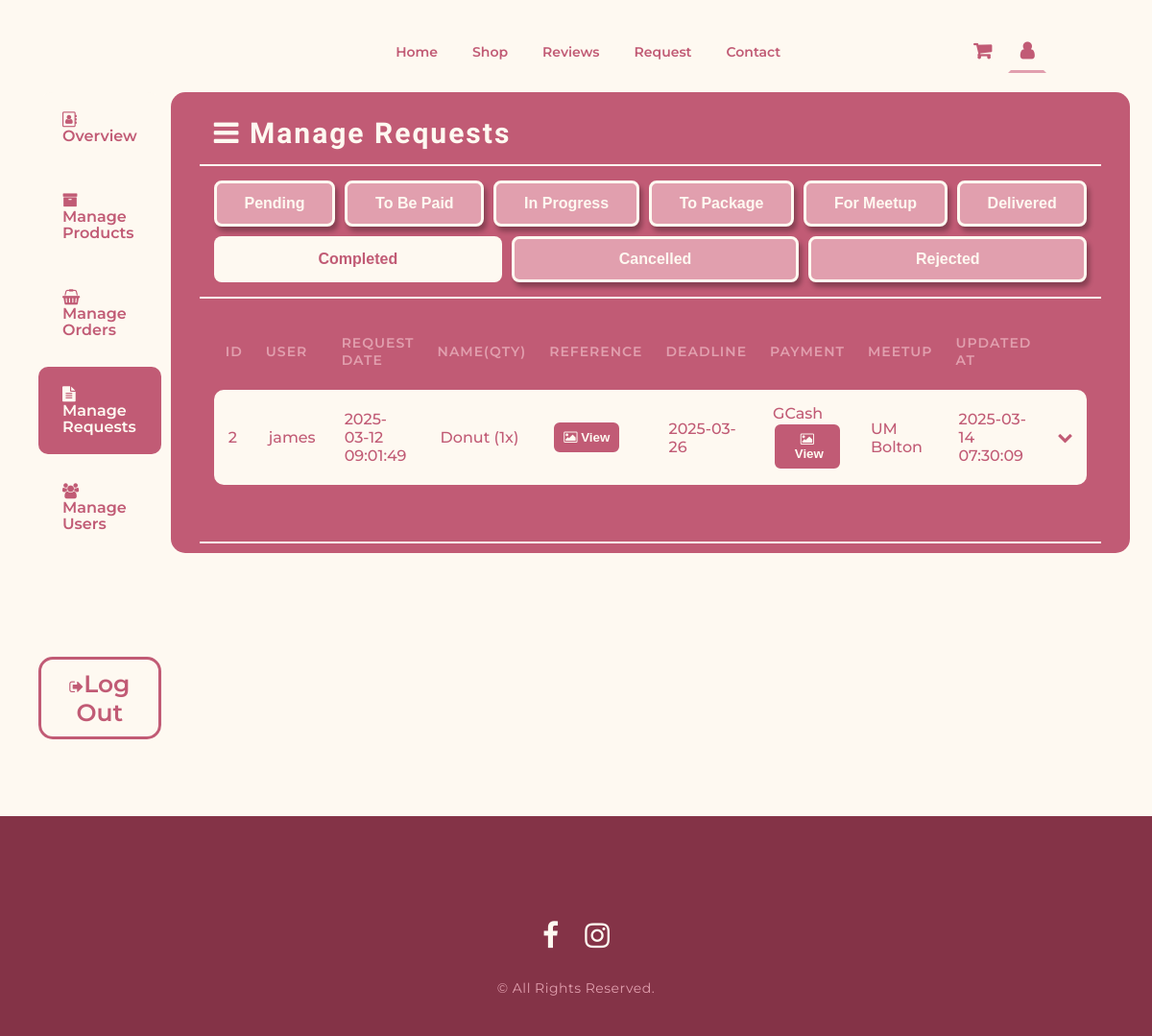
Screenshot of /admin-requests-Completed.php with the database file from the repository.
### tables this page shows
CREATE TABLE `requests` (
  `RequestId` int(11) NOT NULL,
  `UserId` int(11) NOT NULL,
  `MeetupPlaceId` int(11) DEFAULT NULL,
  `RequestName` varchar(127) NOT NULL,
  `Deadline` date NOT NULL,
  `Instructions` varchar(255) NOT NULL,
  `Quantity` int(11) NOT NULL DEFAULT 1,
  `ReferenceImage` varchar(127) DEFAULT NULL,
  `RequestPrice` decimal(10,2) DEFAULT NULL,
  `RequestStatus` enum('Pending','To Pay','In Progress','To Package','For Meetup','Delivered','Completed','Rejected','Cancelled') NOT NULL DEFAULT 'Pending',
  `RequestedAt` timestamp NOT NULL DEFAULT current_timestamp(),
  `AdminMessage` varchar(255) DEFAULT NULL
);

CREATE TABLE `users` (
  `UserId` int(11) NOT NULL,
  `FirstName` varchar(127) NOT NULL,
  `LastName` varchar(127) NOT NULL,
  `Username` varchar(127) NOT NULL,
  `ProfileImage` varchar(127) DEFAULT NULL,
  `ContactNumber` varchar(127) NOT NULL,
  `Email` varchar(127) NOT NULL,
  `Password` varchar(255) NOT NULL,
  `FacebookLink` varchar(127) NOT NULL,
  `RegisteredAt` timestamp NOT NULL DEFAULT current_timestamp() ON UPDATE current_timestamp()
);

CREATE TABLE `request_payments` (
  `PaymentId` int(11) NOT NULL,
  `RequestId` int(11) NOT NULL,
  `PaymentMethod` enum('Cash on Meetup','GCash') NOT NULL,
  `PaymentRefNo` varchar(50) DEFAULT NULL,
  `ReceiptImage` varchar(255) DEFAULT NULL,
  `CreatedAt` timestamp NOT NULL DEFAULT current_timestamp()
);

CREATE TABLE `meetup_places` (
  `PlaceId` int(11) NOT NULL,
  `PlaceName` varchar(255) DEFAULT NULL
);

### includes/db_fetchAllRequests.php (called while the page is built)
<?php
require 'db_auth.php';
function fetchRequests($status)
{
    global $conn;
    $stmt = $conn->prepare("
        SELECT r.RequestId, u.Username, r.RequestName, r.Deadline, r.Instructions, m.PlaceName,
               r.Quantity, r.ReferenceImage, r.RequestPrice, r.RequestStatus, r.RequestedAt, r.AdminMessage,
               p.PaymentMethod, p.PaymentRefNo, p.ReceiptImage
        FROM requests r
        JOIN users u ON r.UserId = u.UserId
        JOIN meetup_places m ON r.MeetupPlaceId = m.PlaceId
        LEFT JOIN request_payments p ON r.RequestId = p.RequestId
        WHERE r.RequestStatus = ?
        ORDER BY r.RequestedAt DESC
    ");
    $stmt->bind_param("s", $status);
    $stmt->execute();
    $result = $stmt->get_result();
    $requests = [];
    while ($row = $result->fetch_assoc()) {
        $requestId = $row['RequestId'];
        $row['StatusUpdatedAt'] = fetchRequestStatusTimestamp($requestId, $row['RequestStatus']);
        $row['StatusHistory'] = fetchRequestStatusHistory($requestId);
        $requests[] = $row;
    }
    return $requests;
}
function fetchRequestStatusTimestamp($requestId, $status)
{
    global $conn;
    $stmt = $conn->prepare("
        SELECT MadeAt
        FROM request_status_history
        WHERE RequestId = ? AND Status = ?
        ORDER BY MadeAt DESC
        LIMIT 1
    ");
    $stmt->bind_param("is", $requestId, $status);
    $stmt->execute();
    $result = $stmt->get_result();
    if ($row = $result->fetch_assoc()) {
        return $row['MadeAt'];
    } else {
        return "N/A";
    }
}
function fetchRequestStatusHistory($requestId)
{
    global $conn;
    $stmt = $conn->prepare("
        SELECT Status, MadeAt
        FROM request_status_history
        WHERE RequestId = ?
        ORDER BY MadeAt ASC
    ");
    $stmt->bind_param("i", $requestId);
    $stmt->execute();
    $result = $stmt->get_result();
    $statusHistory = [];
    while ($row = $result->fetch_assoc()) {
        $statusHistory[] = $row;
    }
    return $statusHistory;
}

### admin-requests-Completed.php (the view, shortened to what this page needs)
<?php
include 'includes/db_fetchAllRequests.php';
$requests = fetchRequests('Completed');
?>
<!DOCTYPE html>
<html lang="en">
<head>
  <link rel="stylesheet" href="style.css" />
  <link
    rel="stylesheet"
    href="https://cdnjs.cloudflare.com/ajax/libs/font-awesome/4.7.0/css/font-awesome.min.css" />
</head>
<body>
  <header class="nav-bar">
    <div class="logo-area">
    </div>
    <nav class="link-area">
      <ul>
        <li><a href="index.php">Home</a></li>
        <li><a href="shop.php">Shop</a></li>
        <li><a href="reviews.php">Reviews</a></li>
        <li><a href="request.php">Request</a></li>
        <li><a href="contact.php">Contact</a></li>
      </ul>
    </nav>
    <div class="link-area user-area">
      <a href="#" class="fa fa-shopping-cart">
      </a>
      <a href="#" class="fa fa-user active"></a>
    </div>
  </header>
  <div class="wrapper admin">
    <section class="section user-info">
      <div class="user-info-nav">
        <a href="admin.php" class="fa fa-address-book-o"><span>&nbsp Overview</span></a>
        <a href="admin-products.php" class="fa fa-archive"><span>&nbsp Manage Products</span></a>
        <a href="admin-orders.php" class="fa fa-shopping-basket"><span>&nbsp Manage Orders</span></a>
        <a href="admin-requests.php" class="fa fa-file-text active"><span>&nbsp Manage Requests</span></a>
        <a href="admin-users.php" class="fa fa-users"><span>&nbsp Manage Users</span></a>
        <form id="logoutForm" action="actions/db_signout.php" method="post">
          <button id="logoutButton" class="log-out" type="button">
            <i class="fa fa-sign-out"></i><span>Log Out</span>
          </button>
        </form>
      </div>
      <div class="user-info-main">
        <div class="user-main-area heading">
          <h3><i class="fa fa-bars">&nbsp</i>Manage Requests</h3>
        </div>
        <div class="user-main-area">
          <div class="StatusTabs">
            <a href="admin-requests.php"><button class="button-alt">Pending</button></a>
            <a href="admin-requests-toBePaid.php"><button class="button-alt">To Be Paid</button></a>
            <a href="admin-requests-inProgress.php"><button class="button-alt">In Progress</button></a>
            <a href="admin-requests-toPackage.php"><button class="button-alt">To Package</button></a>
            <a href="admin-requests-forMeetup.php"><button class="button-alt">For Meetup</button></a>
            <a href="admin-requests-Delivered.php"><button class="button-alt">Delivered</button></a>
            <a href="admin-requests-Completed.php"><button class="button-alt active">Completed</button></a>
            <a href="admin-requests-Cancelled.php"><button class="button-alt">Cancelled</button></a>
            <a href="admin-requests-Rejected.php"><button class="button-alt">Rejected</button></a>
          </div>
        </div>
        <div class="user-main-area">
          <div class="table-list user-list">
            <table>
              <?php if (!empty($requests)): ?>
                <tr class="table-header">
                  <th>ID</th>
                  <th>USER</th>
                  <th>REQUEST DATE</th>
                  <th>NAME(QTY)</th>
                  <th>REFERENCE</th>
                  <th>DEADLINE</th>
                  <th>PAYMENT</th>
                  <th>MEETUP</th>
                  <th>UPDATED AT</th>
                </tr>
                <?php foreach ($requests as $request): ?>
                  <tr>
                    <td><?= number_format($request['RequestId']) ?></td>
                    <td><?= htmlspecialchars($request['Username']) ?></td>
                    <td><?= htmlspecialchars($request['RequestedAt']) ?></td>
                    <td><?= htmlspecialchars($request['RequestName']) ?> (<?= number_format($request['Quantity']) ?>x)</td>
                    <td>
                      <?php if (!empty($request['ReferenceImage'])): ?>
                        <a href="<?= htmlspecialchars($request['ReferenceImage']) ?>" target="_blank">
                          <button class="table-button">
                            <i class="fa fa-image"></i>&nbspView
                          </button>
                        </a>
                      <?php else: ?>
                        No Image
                      <?php endif; ?>
                    </td>
                    <td><?= htmlspecialchars($request['Deadline']) ?></td>
                    <td>
                      <?= htmlspecialchars($request['PaymentMethod']) ?>
                      <?php if (!empty($request['ReceiptImage'])): ?>
                        <a href="<?= htmlspecialchars($request['ReceiptImage']) ?>" target="_blank">
                          <button class="table-button">
                            <i class="fa fa-image"></i>&nbspView
                          </button>
                        </a>
                      <?php else: ?>
                      <?php endif; ?>
                    </td>
                    <td><?= htmlspecialchars($request['PlaceName']) ?></td>
                    <td><?= htmlspecialchars($request['StatusUpdatedAt']) ?></td>
                    <td>
                      <i class="fa fa-chevron-down toggle-down" data-request-id="<?= $request['RequestId'] ?>"></i>
                    </td>
                  </tr>
                <?php endforeach; ?>
              <?php else: ?>
                <p style="text-align: center; font-weight:600; font-size:20px;">No completed requests found.</p>
              <?php endif; ?>
            </table>
            <br>
          </div>
        </div>
      </div>
    </section>
  </div>
  <footer class="footer-bar">
    <div class="footer-content">
      <div class="social-area">
        <a href="https://www.facebook.com/profile.php?id=61557911686578" target="_blank" class="fa fa-facebook"></a>
        <a href="https://www.instagram.com/hazey.crochet/" target="_blank" class="fa fa-instagram"></a>
      </div>
      <p>© All Rights Reserved.</p>
    </div>
  </footer>
</body>
</html>

### rows the page displays
requests: RequestId "2", UserId.Username "james", RequestedAt "2025-03-12 09:01:49", RequestName "Donut", Quantity "1", Deadline "2025-03-26", request_payments.PaymentMethod "GCash", MeetupPlaceId.PlaceName "UM Bolton", StatusUpdatedAt "2025-03-14 07:30:09"
